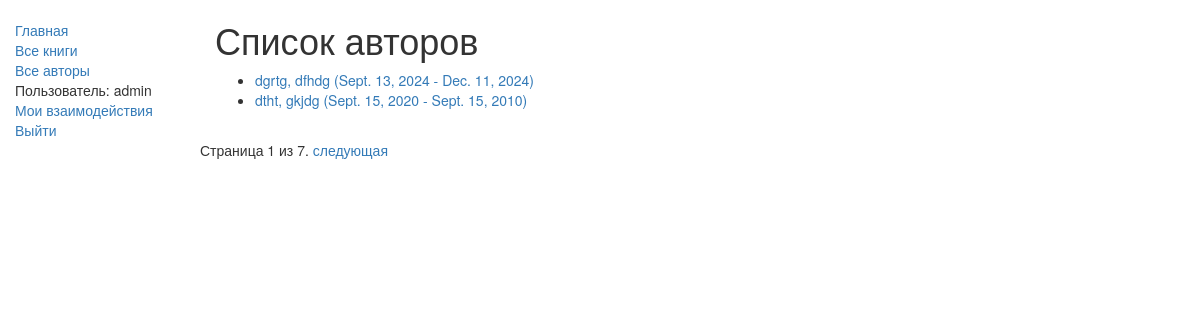
The app's page /catalog/authors/ (signed in) with its own data.
### catalog/models.py (models this page shows, shortened)
class Author(models.Model):
    first_name = models.CharField(max_length=100)
    last_name = models.CharField(max_length=100)
    date_of_birth = models.DateField(null=True, blank=True)
    date_of_death = models.DateField('Died', null=True, blank=True)
    def get_absolute_url(self):
        return reverse('author-detail', args=[str(self.id)])
    def __str__(self):
        return '%s, %s' % (self.last_name, self.first_name)
    class Meta:
        ordering = ['last_name']

### catalog/views.py (the view)
# urls.py: path('authors/', views.AuthorListView.as_view(), name='authors'),
class AuthorListView(generic.ListView):
    model = Author
    paginate_by = 2 #разбивка на страницы

### catalog/templates/catalog/author_list.html
{% extends "base_generic.html" %}
{% block content %}
<h1>Список авторов</h1>
{% if author_list %}
  <ul>
  {% for author in author_list %}
    <li>
      <a href="{{ author.get_absolute_url }}">
      {{ author }} ({{author.date_of_birth}} - {% if author.date_of_death %}{{author.date_of_death}}{% endif %})
      </a>
    </li>
  {% endfor %}
 </ul>
{% else %}
  <p>Доступных авторов нет.</p>
{% endif %}
{% endblock %}

### catalog/templates/base_generic.html (shortened to what this page needs)
<!doctype html>
<html lang="en">
  <head>
    <link
      rel="stylesheet"
      href="https://maxcdn.bootstrapcdn.com/bootstrap/3.3.7/css/bootstrap.min.css" />
    {% load static %}
    <link rel="stylesheet" href="{% static 'css/styles.css' %}" />
  </head>
  <body>
    <div class="container-fluid">
      <div class="row">
        <div class="col-sm-2">
          {% block sidebar %}
            <ul class="sidebar-nav">
              <li><a href="{% url 'index' %}">Главная</a></li>
              <li><a href="{% url 'books' %}">Все книги</a></li>
              <li><a href="{% url 'authors' %}">Все авторы</a></li>
              {% if user.is_authenticated %}
             <li>Пользователь: {{ user.get_username }}</li>
             <li><a href="{% url 'my-borrowed' %}">Мои взаимодействия</a></li>
             <li><a href="{% url 'logout'%}?next={{request.path}}">Выйти</a></li>
             {% else %}
             <li><a href="{% url 'login'%}?next={{request.path}}">Логин</a></li>
             {% endif %}
          {% endblock %}
        </div>
        <div class="col-sm-10 ">{% block content %}{% endblock %}</div>
        {% block pagination %}
          {% if is_paginated %}
            <div class="pagination">
              <span class="page-links">
                <span class="page-current">
                  Страница {{ page_obj.number }} из {{ page_obj.paginator.num_pages }}.
                </span>
                {% if page_obj.has_next %}
                    <a href="{{ request.path }}?page={{ page_obj.next_page_number }}">следующая</a>
                {% endif %}
              </span>
            </div>
          {% endif %}
        {% endblock %}
      </div>
    </div>
  </body>
</html>

### catalog/static/css/styles.css (style rules this page uses)
.sidebar-nav { margin-top: 20px; padding: 0; list-style: none; }

### records on screen
Author: last_name+first_name "dgrtg, dfhdg", date_of_birth "Sept. 13, 2024", date_of_death "Dec. 11, 2024"
Author: last_name+first_name "dtht, gkjdg", date_of_birth "Sept. 15, 2020", date_of_death "Sept. 15, 2010"

### other values on screen
{{ user.get_username }} "admin"
{{ page_obj.number }} "1"
{{ page_obj.paginator.num_pages }} "7"
